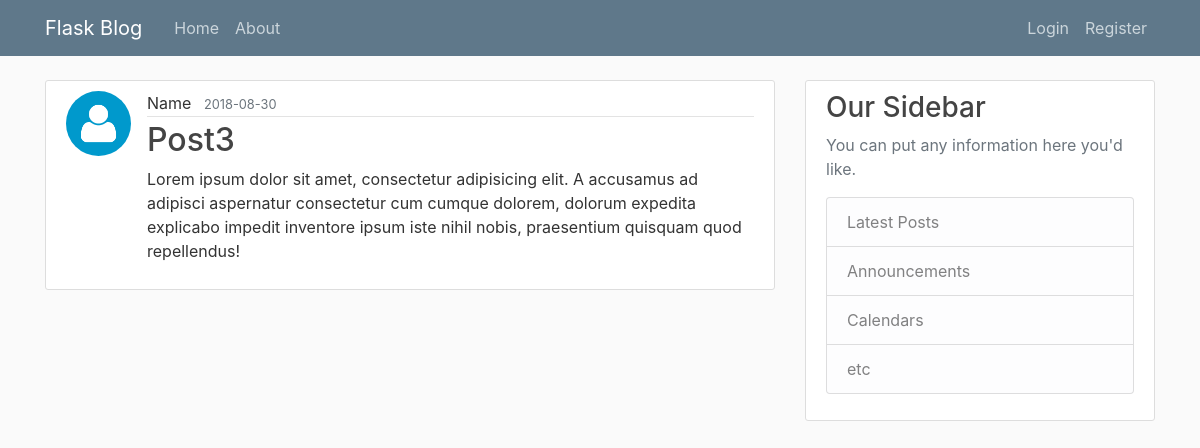
Before: /post/4 with the older database file.
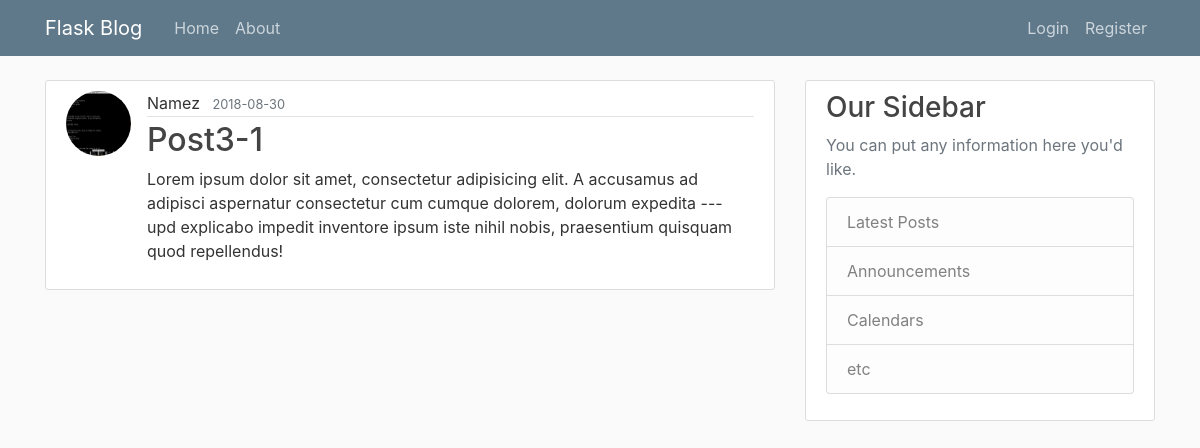
After: the same page with the newer database file.
### app/models.py (models this page shows, shortened)
class User(db.Model, UserMixin):
    id = db.Column(db.Integer, primary_key=True)
    username = db.Column(db.String(20), unique=True, nullable=False)
    email = db.Column(db.String(125), unique=True, nullable=False)
    image_file = db.Column(db.String(20), nullable=False, default='default.jpg')
    password = db.Column(db.String(60), nullable=False)
    posts = db.relationship('Post', backref='author', lazy=True)

class Post(db.Model):
    id = db.Column(db.Integer, primary_key=True)
    title = db.Column(db.String(100), nullable=False)
    date_posted = db.Column(db.DateTime, nullable=False, default=datetime.utcnow())
    content = db.Column(db.Text, nullable=False)
    user_id = db.Column(db.Integer, db.ForeignKey('user.id'), nullable=False)

### app/posts/routes.py (the view)
@posts.route("/post/<int:post_id>", methods=['GET', 'POST'])
def post(post_id):
    post = Post.query.get_or_404(post_id)
    return render_template('post.html', title=post.title, post=post)

### app/templates/post.html (shortened to what this page needs)
{% extends "layout.html" %}
{% block content %}
  <article class="media content-section">
    <img class="rounded-circle article-img" src="{{ url_for('static', filename='profile_pics/' + post.author.image_file) }}">
    <div class="media-body">
      <div class="article-metadata">
        <a class="mr-2" href="{{ url_for('users.user_posts', username=post.author.username) }}">{{ post.author.username }}</a>
        <small class="text-muted">{{ post.date_posted.strftime('%Y-%m-%d') }}</small>
      </div>
      <h2 class="article-title">{{ post.title }}</h2>
      <p class="article-content">{{ post.content }}</p>
    </div>
  </article>
{% endblock content %}

Changed rows visible on the page:
changed User: image_file: picture added in place of a placeholder; author.username "Name" → "Namez"
changed Post: title "Post3" → "Post3-1"; content "…cumque dolorem, dolorum expedita explicabo impedit inventore ipsum…" → "…cumque dolorem, dolorum expedita --- upd explicabo impedit inventore ipsum…"
